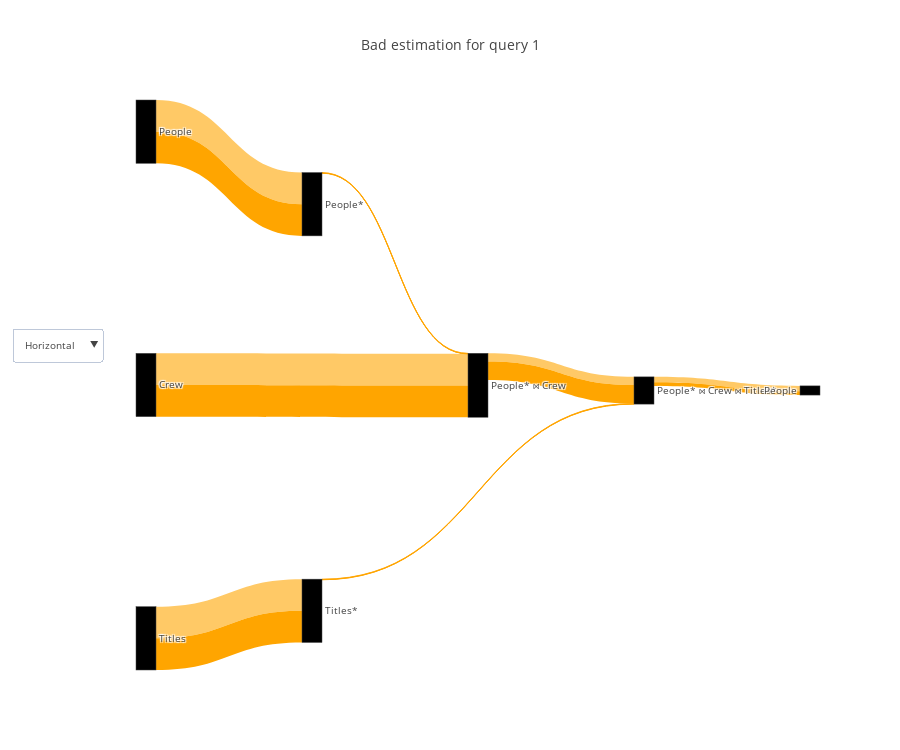

Notebook cell for this chart:
### Code cell
query_renderer.vizualize(flow_df, title="Bad estimation for query 1", metrics=["estimated_cost_pct", "actual_duration_pct"], open_=False)

### Figure 1 — Plotly figure (JSON) as saved in the notebook; plotly's stock layout.template omitted (floating-point values rounded to 4 significant figures)
{"data": [{"link": {"color": ["#ffc966", "#ffc966", "#ffc966", "#ffc966", "#ffc966", "#ffc966", "#ffc966", "#ffa500", "#ffa500", "#ffa500", "#ffa500", "#ffa500", "#ffa500", "#ffa500"], "label": ["", "Filter condition: (people.name = ANY ('{\"Owen Wilson\",\"Adam Sandler\",\"Jason Segel\"}'::text[]))", "", "Hash Cond ('Inner', '(crew.person_id = people.person_id)')", "", "Filter condition: (titles.genres ~~ '%Comedy%'::text)", "Hash Cond ('Inner', '(titles.title_id = crew.title_id)')", "", "Filter condition: (people.name = ANY ('{\"Owen Wilson\",\"Adam Sandler\",\"Jason Segel\"}'::text[]))", "", "Hash Cond ('Inner', '(crew.person_id = people.person_id)')", "", "Filter condition: (titles.genres ~~ '%Comedy%'::text)", "Hash Cond ('Inner', '(titles.title_id = crew.title_id)')"], "source": [0, 1, 2, 3, 4, 5, 6, 0, 1, 2, 3, 4, 5, 6], "target": [1, 3, 3, 6, 5, 6, 7, 1, 3, 3, 6, 5, 6, 7], "value": [100, 1, 100, 26, 100, 1, 17, 100, 1, 100, 58, 100, 1, 12]}, "node": {"color": ["black", "black", "black", "black", "black", "black", "black", "black", "black", "black", "black", "black", "black", "black"], "label": ["People", "People*", "Crew", "People* ⋈ Crew", "Titles", "Titles*", "People* ⋈ Crew ⋈ Titles*", "People", "People*", "Crew", "People* ⋈ Crew", "Titles", "Titles*", "People* ⋈ Crew ⋈ Titles*"], "pad": 200}, "orientation": "h", "type": "sankey", "valueformat": ",", "valuesuffix": [" Percent", " Percent", " Percent", " Percent", " Percent", " Percent", " Percent", " Percent", " Percent", " Percent", " Percent", " Percent", " Percent", " Percent"]}], "layout": {"font": {"size": 10}, "height": 750, "title": "Bad estimation for query 1", "updatemenus": [{"buttons": [{"args": ["orientation", "h"], "label": "Horizontal", "method": "restyle"}, {"args": ["orientation", "v"], "label": "Vertical", "method": "restyle"}], "y": 0.6}]}}
